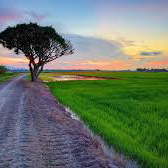
#> input picture Code_book/8_ML2/scene_2.jpg, 168 x 168 px
$ jupyter execute SOM.ipynb
#> lines starting #> are read from the running program, lines starting #| are printed output that depends on the picture
[cell 1]
import numpy as np
import matplotlib.pyplot as plt

[cell 2]
epochs = np.arange(0, 50)
lr_decay = [0.001, 0.1, 0.5, 0.99]
fig,ax = plt.subplots(nrows=1, ncols=4, figsize=(15,4))
plt_ind = np.arange(4) + 141
for decay, ind in zip(lr_decay, plt_ind):
    plt.subplot(ind)
    learn_rate = np.exp(-epochs * decay)
    plt.plot(epochs, learn_rate, c='cyan')
    plt.title('decay rate: ' + str(decay))
    plt.xlabel('epochs $t$')
    plt.ylabel('$\eta^(t)$')
fig.subplots_adjust(hspace=0.5, wspace=0.3)
plt.show()
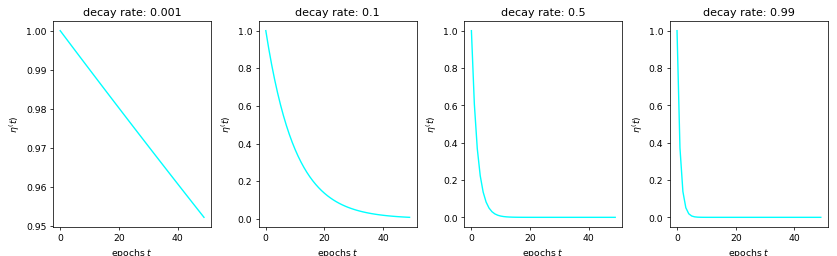
#> figure drawn by matplotlib, 4 panels; panel 1: curve peaks at x = 0, y = 1; panel 2: curve peaks at x = 0, y = 1; panel 3: curve peaks at x = 0, y = 1; panel 4: curve peaks at x = 0, y = 1

[cell 3]
distance = np.arange(0, 30)
sigma_sq = [0.1, 1, 10, 100]
fig,ax = plt.subplots(nrows=1, ncols=4, figsize=(15,4))
plt_ind = np.arange(4) + 141
for s, ind in zip(sigma_sq, plt_ind):
    plt.subplot(ind)
    f = np.exp(-distance ** 2 / 2 / s)
    plt.plot(distance, f, c='cyan')
    plt.title('$\sigma^2$ = ' + str(s))
    plt.xlabel('Distance')
    plt.ylabel('Neighborhood function $f$')
fig.subplots_adjust(hspace=0.5, wspace=0.3)
plt.show()
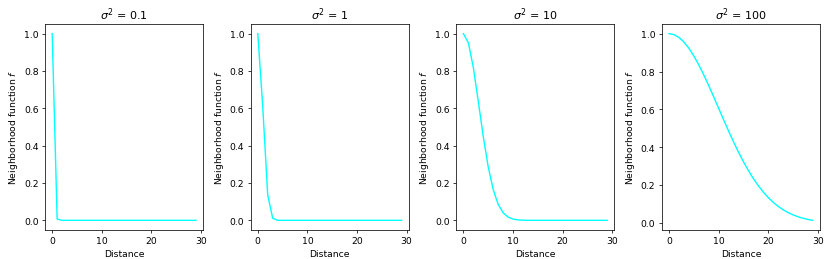
#> figure drawn by matplotlib, 4 panels; panel 1: curve peaks at x = 0, y = 1; panel 2: curve peaks at x = 0, y = 1; panel 3: curve peaks at x = 0, y = 1; panel 4: curve peaks at x = 0, y = 1

[cell 4]
# Return the (g,h) index of the BMU in the grid
def find_BMU(SOM,x):
    distSq = (np.square(SOM - x)).sum(axis=2)
    return np.unravel_index(np.argmin(distSq, axis=None), distSq.shape)

# Update the weights of the SOM cells when given a single training example
# and the model parameters along with BMU coordinates as a tuple
def update_weights(SOM, train_ex, learn_rate, radius_sq,
                   BMU_coord, step=3):
    g, h = BMU_coord
    #if radius is close to zero then only BMU is changed
    if radius_sq < 1e-3:
        SOM[g,h,:] += learn_rate * (train_ex - SOM[g,h,:])
        return SOM
    # Change all cells in a small neighborhood of BMU
    for i in range(max(0, g-step), min(SOM.shape[0], g+step)):
        for j in range(max(0, h-step), min(SOM.shape[1], h+step)):
            dist_sq = np.square(i - g) + np.square(j - h)
            dist_func = np.exp(-dist_sq / 2 / radius_sq)
            SOM[i,j,:] += learn_rate * dist_func * (train_ex - SOM[i,j,:])
    return SOM

# Main routine for training an SOM. It requires an initialized SOM grid
# or a partially trained grid as parameter
def train_SOM(SOM, train_data, learn_rate = .1, radius_sq = 1,
             lr_decay = .1, radius_decay = .1, epochs = 10):
    learn_rate_0 = learn_rate
    radius_0 = radius_sq
    for epoch in np.arange(0, epochs):
        rand.shuffle(train_data)
        for train_ex in train_data:
            g, h = find_BMU(SOM, train_ex)
            SOM = update_weights(SOM, train_ex,
                                 learn_rate, radius_sq, (g,h))
        # Update learning rate and radius
        learn_rate = learn_rate_0 * np.exp(-epoch * lr_decay)
        radius_sq = radius_0 * np.exp(-epoch * radius_decay)
    return SOM

[cell 5]
# read the image
img = plt.imread('scene_2.jpg')
#> img is the input picture: shape (168, 168, 3); mean R, G, B 106, 119.9, 104.6
print(img.shape)
#| (168, 168, 3)

[cell 6]
from PIL import Image
import numpy as np

L_path='scene_2.jpg'
L_image=Image.open(L_path)
re_s = L_image.resize((10,10))
out = re_s.convert("RGB")
new_img_s=np.array(out)

re_l = L_image.resize((50,60))
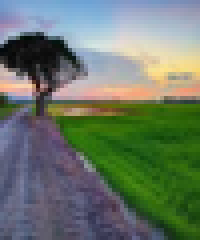
#> re_l: PIL image 50x60 RGB (shown 4 times larger); mean R, G, B 106, 119.9, 104.6
out = re_l.convert("RGB")
new_img = np.array(out)
new_img_l = new_img.reshape(3000, 3)
#> new_img_l = 3000 rows, first 8: [113, 154, 205], [119, 158, 207], [121, 158, 205], [126, 161, 207], [122, 163, 207], [121, 165, 210], [122, 166, 210], [121, 165, 210]

print(new_img_l)
#> (printed output is left out)

[cell 7]
# Dimensions of the SOM grid
m = 10
n = 10
# Number of training examples
n_x = 3000
rand = np.random.RandomState(0)
# Initialize the training data
train_data = new_img_l
#> train_data has the same summary as new_img_l
# Initialize the SOM randomly
#SOM = rand.randint(0, 255, (m, n, 3)).astype(float)
SOM = new_img_s.astype(float)
# Display both the training matrix and the SOM grid
fig, ax = plt.subplots(
    nrows=1, ncols=2, figsize=(12, 3.5),
    subplot_kw=dict(xticks=[], yticks=[]))
ax[0].imshow(train_data.reshape(50, 60, 3))
ax[0].title.set_text('Training Data')
ax[1].imshow(SOM.astype(int))
ax[1].title.set_text('Initialized SOM Grid')
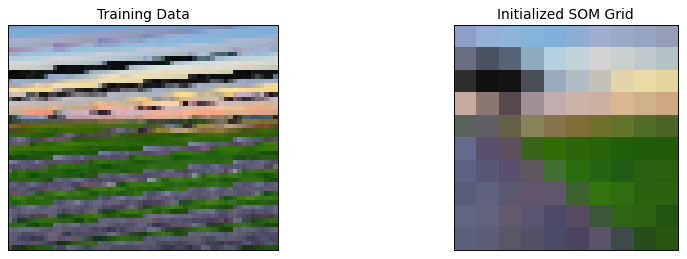
#> figure drawn by matplotlib, 2 panels
